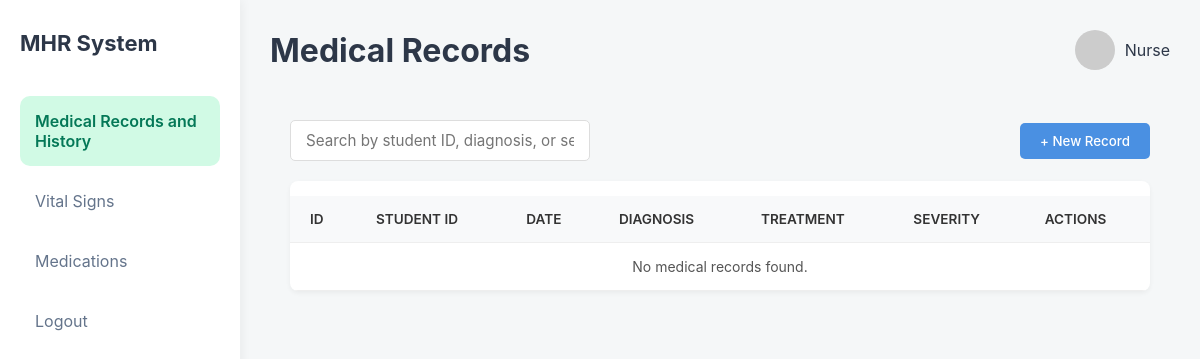
The app's page /nurse/medical_records.php, older data.
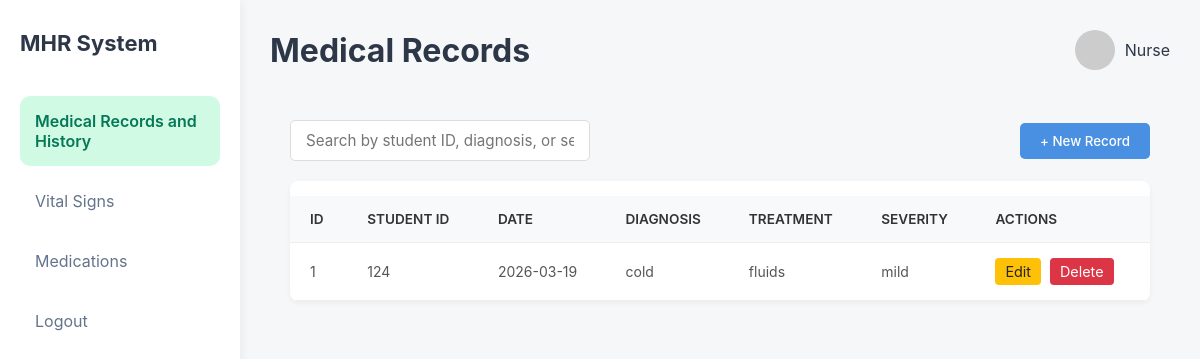
The same page, newer data.
### tables this page shows
CREATE TABLE `medical_records` (
  `id` int(11) NOT NULL,
  `student_id` varchar(255) NOT NULL,
  `date` date NOT NULL,
  `diagnosis` varchar(255) NOT NULL,
  `treatment` text NOT NULL,
  `severity` enum('mild','moderate','severe') NOT NULL,
  `created_at` timestamp NOT NULL DEFAULT current_timestamp()
);

### nurse/medical_records.php (the view, shortened to what this page needs)
<?php
$servername = "localhost";
$db_username = "root";
$db_password = "";
$dbname = "mhr";
$conn = new mysqli($servername, $db_username, $db_password, $dbname);
$search = $_GET['search'] ?? '';
$records = [];
$sql_fetch = "SELECT id, student_id, date, diagnosis, treatment, severity FROM medical_records";
$sql_fetch .= " ORDER BY date DESC";
$stmt_fetch = $conn->prepare($sql_fetch);
if ($stmt_fetch) {
    $stmt_fetch->execute();
    $result = $stmt_fetch->get_result();
    if ($result) {
        $records = $result->fetch_all(MYSQLI_ASSOC);
    } else {
        $message = "Error fetching records: " . $conn->error;
    }
} else {
    $message = "Error preparing statement: " . $conn->error;
}
?>
<!DOCTYPE html>
<html lang="en">
<head>
<link rel="stylesheet" href="medical_records.css">
<link rel="stylesheet" href="dashboard.css">
</head>
<body>
<div class="dashboard">
<?php include 'sidebar.php'; ?>
<main class="main">
<header class="topbar">
<h1>Medical Records</h1>
<div class="admin">
<img src="https://i.pravatar.cc/40">
<span>Nurse</span>
</div>
</header>
<section class="records-container">
    <div class="records-controls">
        <form class="search-box" method="GET" action="medical_records.php">
            <input type="text" name="search" value="<?php echo htmlspecialchars($search); ?>" placeholder="Search by student ID, diagnosis, or severity...">
        </form>
        <button class="btn-add-record">
            <span>+ New Record</span>
        </button>
    </div>
    <div class="table-responsive">
        <table class="records-table">
            <thead>
                <tr>
                    <th>ID</th>
                    <th>Student ID</th>
                    <th>Date</th>
                    <th>Diagnosis</th>
                    <th>Treatment</th>
                    <th>Severity</th>
                    <th>Actions</th>
                </tr>
            </thead>
            <tbody>
                <?php if (!empty($records)): ?>
                    <?php foreach ($records as $record): ?>
                        <tr>
                            <td><?php echo htmlspecialchars($record['id']); ?></td>
                            <td><?php echo htmlspecialchars($record['student_id']); ?></td>
                            <td><?php echo htmlspecialchars(date('Y-m-d', strtotime($record['date']))); ?></td>
                            <td><?php echo htmlspecialchars($record['diagnosis']); ?></td>
                            <td><?php echo htmlspecialchars($record['treatment']); ?></td>
                            <td><?php echo htmlspecialchars($record['severity']); ?></td>
                            <td>
                                <button class="btn-action edit"
                                    data-id="<?php echo $record['id']; ?>"
                                    data-student="<?php echo htmlspecialchars($record['student_id']); ?>"
                                    data-date="<?php echo htmlspecialchars($record['date']); ?>"
                                    data-diagnosis="<?php echo htmlspecialchars($record['diagnosis']); ?>"
                                    data-treatment="<?php echo htmlspecialchars($record['treatment']); ?>"
                                    data-severity="<?php echo htmlspecialchars($record['severity']); ?>"
                                    onclick="openEditModal(this)">
                                    Edit
                                </button>
                                <form method="POST" action="medical_records.php" style="display:inline-block;" onsubmit="return confirm('Are you sure you want to delete this record?');">
                                    <button type="submit" name="delete_record" class="btn-action delete">Delete</button>
                                </form>
                            </td>
                        </tr>
                    <?php endforeach; ?>
                <?php else: ?>
                    <tr>
                        <td colspan="7" style="text-align: center;"><?php echo !empty($search) ? 'No records found matching your search.' : 'No medical records found.'; ?></td>
                    </tr>
                <?php endif; ?>
            </tbody>
        </table>
    </div>
</section>
</main>
</div>
</body>
</html>

Row changes from the older to the newer data that the page shows:
added medical_records: id "1", student "124", date "2026-03-19", diagnosis "cold", treatment "fluids", severity "mild"
Text that changed along with them:
text no longer shown: "No medical records found."
